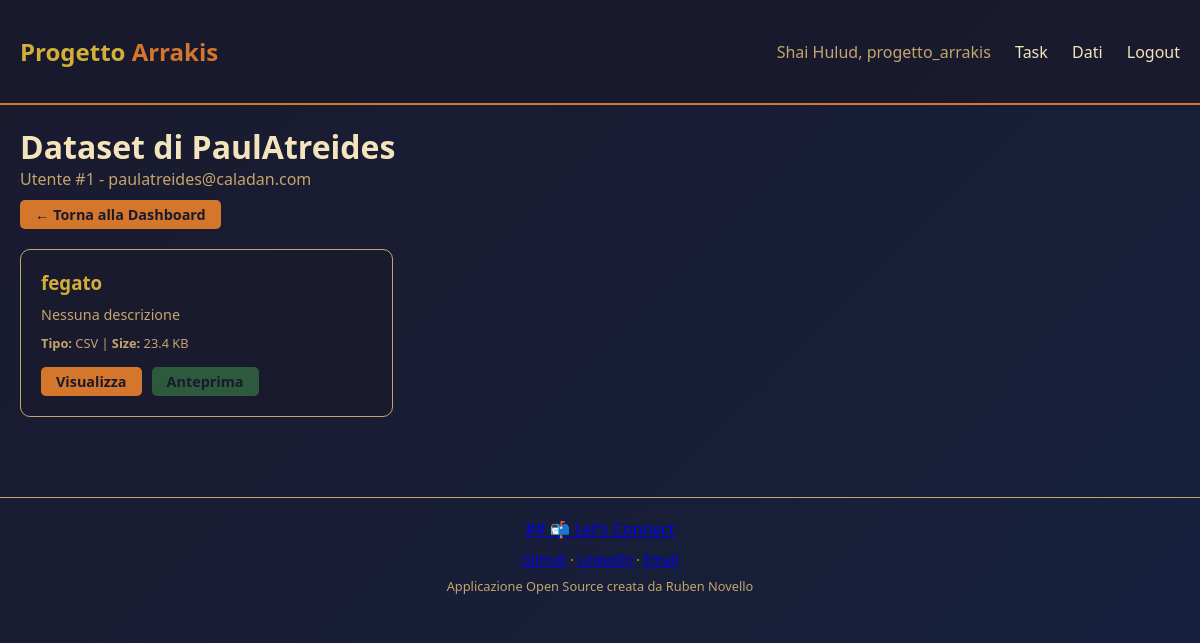
Screenshot of /admin/users/1/datasets (signed in) with the database file from the repository.
### tables this page shows
CREATE TABLE admin (
                    admin_id INTEGER PRIMARY KEY AUTOINCREMENT,
                    username TEXT UNIQUE NOT NULL,
                    password_hash TEXT NOT NULL,
                    email TEXT NOT NULL,
                    created_at TIMESTAMP DEFAULT CURRENT_TIMESTAMP
                );

CREATE TABLE users (
                    user_id INTEGER PRIMARY KEY AUTOINCREMENT,
                    username TEXT UNIQUE NOT NULL,
                    password_hash TEXT NOT NULL,
                    email TEXT NOT NULL,
                    created_at TIMESTAMP DEFAULT CURRENT_TIMESTAMP
                );

CREATE TABLE datasets (
                    dataset_id INTEGER PRIMARY KEY AUTOINCREMENT,
                    nome TEXT NOT NULL,
                    descrizione TEXT,
                    file_type TEXT NOT NULL,
                    user_id INTEGER NOT NULL,
                    file_size INTEGER DEFAULT 0,
                    data_csv TEXT,
                    created_at TIMESTAMP DEFAULT CURRENT_TIMESTAMP,
                    updated_at TIMESTAMP DEFAULT CURRENT_TIMESTAMP,
                    FOREIGN KEY (user_id) REFERENCES users(user_id) ON DELETE CASCADE
                );

### web/app.py (the view)
@app.route('/admin/users/<int:user_id>/datasets')
@login_required
def admin_user_datasets(user_id):
    admin = get_current_admin()
    if not admin:
        return redirect(url_for('login'))
    user = UserController.get_user_by_id(user_id)
    if not user:
        flash("Utente non trovato", 'error')
        return redirect(url_for('dashboard'))
    datasets = AdminDatasetController.get_user_datasets(user_id)
    return render_template('admin_user_datasets.html', datasets=datasets, target_user=user, admin=admin)

### controller.py (called while the page is built)
    @staticmethod
    def get_user_by_id(user_id: int) -> Optional[User]:
        db = get_database()
        return db.get_user_by_id(user_id)

    @staticmethod
    def get_user_datasets(user_id: int) -> List[Dataset]:
        db = get_database()
        return db.get_datasets_by_user(user_id)

### db.py (called while the page is built)
def get_database() -> Database:
    global _db_instance
    if _db_instance is None:
        _db_instance = Database()
    return _db_instance

    def _get_connection(self) -> sqlite3.Connection:
        conn = sqlite3.connect(self._db_path)
        conn.row_factory = sqlite3.Row
        return conn

    def _row_to_user(self, row: sqlite3.Row) -> User:
        return User(
            user_id=row['user_id'],
            username=row['username'],
            password_hash=row['password_hash'],
            email=row['email'],
            created_at=datetime.fromisoformat(row['created_at']) if row['created_at'] else None
        )

    def _row_to_admin(self, row: sqlite3.Row) -> Admin:
        return Admin(
            admin_id=row['admin_id'],
            username=row['username'],
            password_hash=row['password_hash'],
            email=row['email'],
            created_at=datetime.fromisoformat(row['created_at']) if row['created_at'] else None
        )

    def _row_to_dataset(self, row: sqlite3.Row) -> Dataset:
        return Dataset(
            dataset_id=row['dataset_id'],
            nome=row['nome'],
            descrizione=row['descrizione'] or "",
            file_type=row['file_type'],
            user_id=row['user_id'],
            file_size=row['file_size'] or 0,
            created_at=datetime.fromisoformat(row['created_at']) if row['created_at'] else None,
            updated_at=datetime.fromisoformat(row['updated_at']) if row['updated_at'] else None
        )

    def get_admin_by_id(self, admin_id: int) -> Optional[Admin]:
        with self._get_connection() as conn:
            cursor = conn.cursor()
            cursor.execute("SELECT * FROM admin WHERE admin_id = ?", (admin_id,))
            row = cursor.fetchone()
            return self._row_to_admin(row) if row else None

    def get_user_by_id(self, user_id: int) -> Optional[User]:
        with self._get_connection() as conn:
            cursor = conn.cursor()
            cursor.execute("SELECT * FROM users WHERE user_id = ?", (user_id,))
            row = cursor.fetchone()
            return self._row_to_user(row) if row else None

### model.py (called while the page is built)
    @property
    def nome(self) -> str:
        return self._nome

### web/templates/admin_user_datasets.html (shortened to what this page needs)
{% extends "base.html" %}
{% block content %}
<div style="margin-bottom: 20px;">
    <h1>Dataset di {{ target_user.username }}</h1>
    <p style="color: var(--sand-dark);">Utente #{{ target_user.user_id }} - {{ target_user.email }}</p>
    <a href="{{ url_for('dashboard') }}" class="btn btn-small" style="margin-top: 10px;">← Torna alla Dashboard</a>
</div>
{% if datasets %}
    <div style="display: grid; grid-template-columns: repeat(auto-fill, minmax(300px, 1fr)); gap: 20px;">
        {% for dataset in datasets %}
        <div class="card">
            <h3 style="color: var(--wisdom-gold); margin-bottom: 10px;">{{ dataset.nome }}</h3>
            <p style="color: var(--sand-dark); font-size: 0.9rem; margin-bottom: 10px;">
                {{ dataset.descrizione or 'Nessuna descrizione' }}
            </p>
            <p style="font-size: 0.8rem; color: var(--sand-dark);">
                <strong>Tipo:</strong> {{ dataset.file_type|upper }} |
                <strong>Size:</strong> {{ "%.1f"|format(dataset.file_size / 1024) }} KB
            </p>
            <div style="display: flex; gap: 10px; margin-top: 15px; flex-wrap: wrap;">
                <a href="{{ url_for('visualize_dataset', dataset_id=dataset.dataset_id) }}" class="btn btn-small">Visualizza</a>
                <a href="{{ url_for('preview_dataset', dataset_id=dataset.dataset_id) }}" class="btn btn-small" style="background: var(--arrakis-green);">Anteprima</a>
            </div>
        </div>
        {% endfor %}
    </div>
{% else %}
    <div class="card">
        <p style="text-align: center; color: var(--sand-dark);">
            Questo utente non ha ancora caricato dataset.
        </p>
    </div>
{% endif %}
{% endblock %}

### web/templates/base.html (shortened to what this page needs)
<!DOCTYPE html>
<html lang="it">
<head>
</head>
<body>
    <nav>
        <div class="container">
            <a href="{{ url_for('index') }}" class="logo">Progetto <span>Arrakis</span></a>
            <div class="nav-links">
                {% if session.get('user_id') or session.get('admin_id') %}
                    <span style="color: var(--sand-dark);">Shai Hulud, {{ session.get('username') }}</span>
                    <a href="{{ url_for('dashboard') }}">Task</a>
                    <a href="{{ url_for('data_page') }}">Dati</a>
                    <a href="{{ url_for('logout') }}">Logout</a>
                {% else %}
                    <a href="{{ url_for('login') }}">Login</a>
                    <a href="{{ url_for('register') }}">Registrati</a>
                {% endif %}
            </div>
        </div>
    </nav>
    <div class="container">
        {% block content %}{% endblock %}
    </div>
    <footer>
        <p><a href="https://github.com/RubenNovello" target="_blank">## 📬 Let's Connect</a></p>
        <p style="margin-top: 10px; font-size: 0.85rem;">
            <a href="https://github.com/RubenNovello" target="_blank">GitHub</a> ·
            <a href="https://www.linkedin.com/in/ruben-novello" target="_blank">LinkedIn</a> ·
            <a href="mailto:novelloruben@gmail.com">Email</a>
        </p>
        <p style="margin-top: 8px; font-size: 0.8rem; color: var(--sand-dark);">
            Applicazione Open Source creata da Ruben Novello
        </p>
    </footer>
</body>
</html>

### web/templates/base.html (style rules this page uses)
:root { --sand-light: #f4e4bc; --sand-dark: #c2a66b; --spice-orange: #d4762c; --arrakis-green: #2d5a3d; --deep-desert: #1a1a2e; --night-sky: #16213e; --wisdom-gold: #d4af37; }
* { margin: 0; padding: 0; box-sizing: border-box; }
body { font-family: 'Segoe UI', Tahoma, Geneva, Verdana, sans-serif; background: linear-gradient(135deg, var(--deep-desert) 0%, var(--night-sky) 100%); min-height: 100vh; color: var(--sand-light); }
.container { max-width: 1200px; margin: 0 auto; padding: 20px; }
nav { background: rgba(26, 26, 46, 0.95); border-bottom: 2px solid var(--spice-orange); padding: 15px 0; }
nav .container { display: flex; justify-content: space-between; align-items: center; }
.logo { font-size: 1.5rem; font-weight: bold; color: var(--wisdom-gold); text-decoration: none; }
.logo span { color: var(--spice-orange); }
.nav-links a { color: var(--sand-light); text-decoration: none; margin-left: 20px; transition: color 0.3s; }
.btn { display: inline-block; padding: 10px 20px; background: var(--spice-orange); color: var(--deep-desert); text-decoration: none; border-radius: 5px; font-weight: bold; border: none; cursor: pointer; transition: all 0.3s; }
.btn-small { padding: 5px 15px; font-size: 0.9rem; }
.card { background: rgba(26, 26, 46, 0.9); border: 1px solid var(--sand-dark); border-radius: 10px; padding: 20px; margin-bottom: 20px; }
footer { text-align: center; padding: 20px; color: var(--sand-dark); border-top: 1px solid var(--sand-dark); margin-top: 40px; }

### rows the page displays
admin: get "progetto_arrakis"
users: username "PaulAtreides", user_id "1", email "paulatreides@caladan.com"
datasets: nome "fegato", descrizione "Nessuna descrizione", file_type "CSV", dataset.file_size/1024 "23.4"
